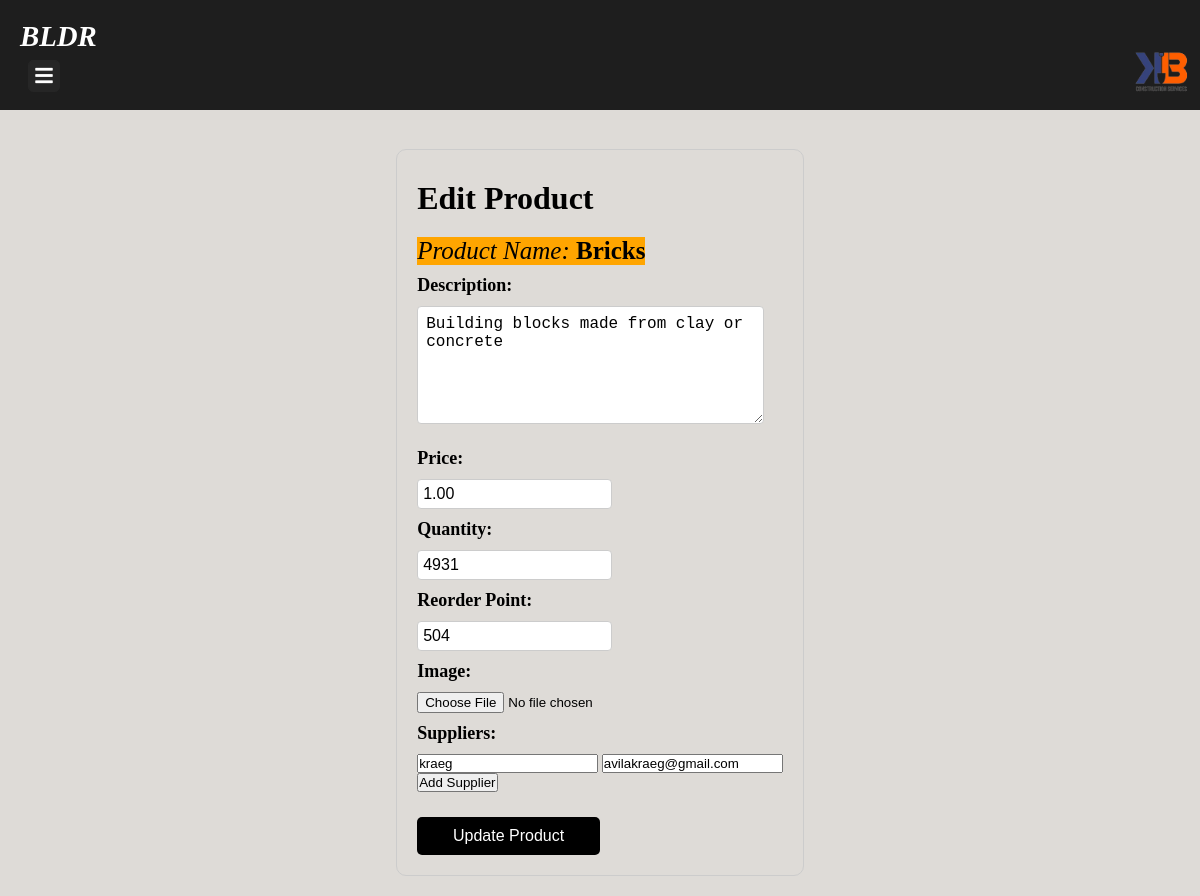
Page /edit_product.php?id=63&name=Bricks (signed in) on the committed database.
### tables this page shows
CREATE TABLE `products` (
  `id` int(11) NOT NULL,
  `name` varchar(255) DEFAULT NULL,
  `description` text DEFAULT NULL,
  `price` decimal(10,2) DEFAULT NULL,
  `quantity` int(11) DEFAULT NULL,
  `image` varchar(255) DEFAULT NULL,
  `created_at` timestamp NOT NULL DEFAULT current_timestamp(),
  `updated_at` timestamp NOT NULL DEFAULT current_timestamp() ON UPDATE current_timestamp(),
  `reorder_point` int(11) DEFAULT NULL,
  `status` enum('sufficient','reorder','received','inactive','pending') DEFAULT NULL
);

CREATE TABLE `suppliers` (
  `id` int(11) NOT NULL,
  `name` varchar(255) DEFAULT NULL,
  `contact_info` varchar(255) DEFAULT NULL,
  `EstimatedDeliveryTime` int(11) DEFAULT 24
);

### edit_product.php (the view, shortened to what this page needs)
<?php
include('permission.php');
$product_name = urldecode($_GET['name']);
if (isset($_GET['name'])) {
    $product_name = $_GET['name'];
} else {
    $product_name = $product_data['name'];
}
if (isset($product_name)) {
  $query = "SELECT * FROM products WHERE name=?";
  $stmt = mysqli_prepare($con, $query);
  mysqli_stmt_bind_param($stmt, "s", $product_name);
  mysqli_stmt_execute($stmt);
  $result = mysqli_stmt_get_result($stmt);
  if (mysqli_num_rows($result) > 0) {
      $product = mysqli_fetch_assoc($result);
      $product_id = $product['id'];
      $suppliers_query = "SELECT suppliers.name, suppliers.contact_info FROM suppliers JOIN product_supplier ON suppliers.id = product_supplier.supplier_id WHERE product_supplier.product_id = ?";
      $stmt = mysqli_prepare($con, $suppliers_query);
      mysqli_stmt_bind_param($stmt, "i", $product_id);
      mysqli_stmt_execute($stmt);
      $suppliers_result = mysqli_stmt_get_result($stmt);
      $suppliers = array();
      while ($row = mysqli_fetch_assoc($suppliers_result)) {
          $suppliers[] = array(
              'name' => $row['name'],
              'contact' => $row['contact_info']
          );
      }
      $product['suppliers'] = $suppliers;
  }
}
include('layouts/header.php');
?>
<div class="main-content">
  <div class="container">
    <form class="cuteform" method="post" action="edit_product.php?name=<?php echo $product_name; ?>" enctype="multipart/form-data">
      <h1 class="edit-product-header">Edit Product</h1>
      <p class="product-name"><i>Product Name: </i> <b> <?php echo $product['name']; ?></b></p>
      <div class="form-group">
        <label for="description">Description:</label>
        <textarea name="description" id="description" required><?php echo $product['description']; ?></textarea>
      </div>
      <div class="form-group">
        <label for="price">Price:</label>
        <input class="form-control" type="number" name="price" id="price" step="0.01" min="0" value="<?php echo $product['price']; ?>" required>
      </div>
      <div class="form-group">
        <label for="quantity">Quantity:</label>
        <input class="form-control" type="number" name="quantity" id="quantity" min="0" value="<?php echo $product['quantity']; ?>" required>
      </div>
      <div class="form-group">
        <label for="reorder_point">Reorder Point:</label>
        <input class="form-control" type="number" name="reorder_point" id="reorder_point" min="0" value="<?php echo $product['reorder_point']; ?>" required>
      </div>
      <div class="form-group">
        <label for="image">Image:</label>
        <input type="file" name="image" id="image" accept="image/*">
      </div>
      <div class="form-group">
    <label for="suppliers">Suppliers:</label>
    <div id="supplier-inputs">
        <?php foreach ($product['suppliers'] as $supplier) { ?>
            <div class="supplier-input">
                <input type="text" name="supplier_names[]" required placeholder="Supplier Name" value="<?php echo $supplier['name']; ?>">
                <input type="text" name="supplier_contacts[]" required placeholder="Contact Info" value="<?php echo $supplier['contact']; ?>">
            </div>
        <?php } ?>
    </div>
    <button type="button" id="add-supplier-btn">Add Supplier</button>
</div>
      <button class="btn btn-primary edit-product-btn" type="submit" name="update_product">Update Product</button>
    </form>
  </div>
</div>
</body>
</html>

### bldr.css (style rules this page uses)
body { font-size: 0.9em; }
* { margin: 0; padding: 0; text-decoration: none; }
.main-content { margin-left: 0; padding: 20px; transition: margin-left 0.5s; }
.main-content { margin-top: 100px; }
p { margin-bottom: 10px; }
body { background-color: #dedbd7; }

### existing.css (style rules this page uses)
.container { margin: 0 auto; max-width: 800px; }

### edit_product.php (style rules this page uses)
.edit-product-header { font-size: 32px; margin-top: 10px; }
.product-name { margin-top: 20px; font-size: 25px; background-color: orange; display: inline-block; }
.form-group { margin-bottom: 10px; }
label { display: block; font-size: 18px; font-weight: bold; margin-bottom: 10px; }
.form-control { border: 1px solid #ccc; border-radius: 4px; font-size: 16px; padding: 5px; width: 50%; }
.container { display: flex; justify-content: center; align-items: center; height: auto; }
textarea { width: 90%; padding: 8px; margin-bottom: 10px; border: 1px solid #ccc; border-radius: 4px; height: 100px; font-size: 16px; }
.cuteform { border: 1px solid #ccc; padding: 20px; border-radius: 10px; }
.edit-product-btn { margin-top: 20px; width: 50%; padding: 10px; border-radius: 5px; border: none; background-color: black; color: #fff; font-size: 16px; margin-top: 15px; }

### rows in the picture
products: name "Bricks", description "Building blocks made from clay or concrete", price "1.00", quantity "4931", reorder_point "504"
suppliers: name "kraeg", contact_info "avilakraeg@gmail.com"
